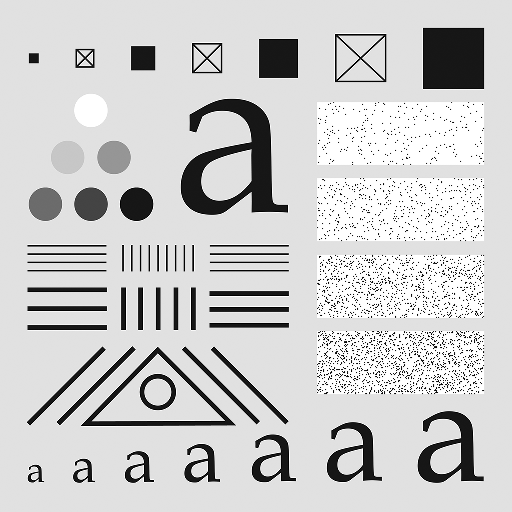
%> input picture images/testpattern512.tif, 512 x 512 px
$ octave 5_wavelet_edge_detection.m   (GNU Octave 9; MATLAB toolbox functions it lacks are replaced by stand-ins)
%> lines starting %> are read from the running program, lines starting %| are printed output that depends on the picture
pkg load image;


function [pyr, pind] = buildWaveletLift(img, levels)
    % Pyramid inicialization and indexing
    pyr = cell(levels, 1);
    pind = [];

    current_img = img;

    for level = 1:levels
        % Split rows to even and odd indices
        s0_odd = current_img(1:2:end, :);
        s0_even = current_img(2:2:end, :);

        % Details and smoothing
        d1 = s0_odd - s0_even;
        s1 = s0_even + floor(0.5 * d1);

        % Split s1 by columns to even and odd indices
        s11_odd = s1(:, 1:2:end);
        s11_even = s1(:, 2:2:end);

        % Details and smoothing
        d21 = s11_odd - s11_even;
        s21 = s11_even + floor(0.5 * d21);

        % Split d1 by columns to even and odd indices
        s12_odd = d1(:, 1:2:end);
        s12_even = d1(:, 2:2:end);

        % Details and smoothing
        d22 = s12_odd - s12_even;
        s22 = s12_even + floor(0.5 * d22);

        % Put coefficients to cell and sizes to pind
        pyr{3*level-2} = d21;  % Detalji
        pyr{3*level-1} = d22;  % Detalji
        pyr{3*level} = s22;    % Detalji
        pyr{3*level+1} = s21;  % Aproksimacija

        pind = [pind; size(d21); size(d22); size(s22); size(s21)];

        % For the next level
        current_img = s21;
    end

end


function img_reconstructed = reconstructWaveletLift(pyr, pind, levels)
    % Last from pyr
    current_img = reshape(pyr{end}, pind(end,:));

    % Iterate from the back
    for level = levels:-1:1
        % Get sizes using pind
        idx = (level-1)*4 + 1;
        d21_size = pind(idx, :);
        d22_size = pind(idx+1, :);
        s22_size = pind(idx+2, :);
        s21_size = pind(idx+3, :);

        % Take the values needed for calculating the reconstruction
        d21 = reshape(pyr{3*level-2}, d21_size);
        d22 = reshape(pyr{3*level-1}, d22_size);
        s22 = reshape(pyr{3*level}, s22_size);

        % Reconstruct columns from d1
        s12_even = s22 - floor(0.5 * d22);
        s12_odd = d22 + s12_even;
        d1 = zeros(size(s12_even, 1), 2*size(s12_even, 2));
        d1(:, 1:2:end) = s12_odd;
        d1(:, 2:2:end) = s12_even;

        % Reconstruct columns from s1
        s11_even = current_img - floor(0.5 * d21);
        s11_odd = d21 + s11_even;
        s1 = zeros(size(s11_even, 1), 2*size(s11_even, 2));
        s1(:, 1:2:end) = s11_odd;
        s1(:, 2:2:end) = s11_even;

        % Reconstruct rows
        s0_even = s1 - floor(0.5 * d1);
        s0_odd = d1 + s0_even;

        % Combine odd and even
        current_img = zeros(2*size(s0_even, 1), size(s0_even, 2));
        current_img(1:2:end, :) = s0_odd;
        current_img(2:2:end, :) = s0_even;
    end


    img_reconstructed = current_img;
end

image = double(imread('images/testpattern512.tif'));
%> image: size 512x512 double; min 0, max 255, mean 204.4; mean of the top-left, top-right, bottom-left and bottom-right quarters 201.6, 208.3, 198.3, 209.4

levels = 1;

[pyr, pind] = buildWaveletLift(image, levels);
%> the loop in buildWaveletLift, `for level = 1:levels` made 1 pass
%> pass 1, in buildWaveletLift, `d1 = s0_odd - s0_even;`:
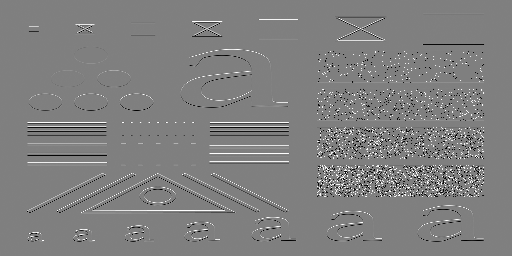
%> d1: size 256x512 double; min -255, max 255, mean 0.6; drawn with min black and max white
%> pass 1, in buildWaveletLift, `s1 = s0_even + floor(0.5 * d1);`:
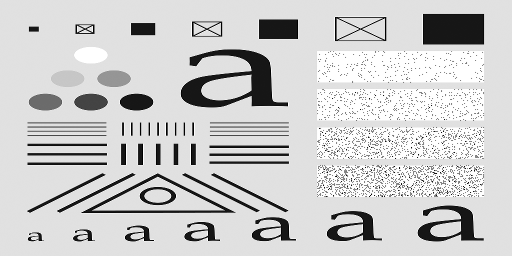
%> s1: size 256x512 double; min 0, max 255, mean 204.2
%> after the loop in buildWaveletLift, `for level = 1:levels`: pyr = 4 items
%> pyr = 4 items; pind = [256 256; 256 256; 256 256; 256 256]

img_reconstructed = reconstructWaveletLift(pyr, pind, levels);
%> in reconstructWaveletLift, `current_img = reshape(pyr{end}, pind(end,:));`:
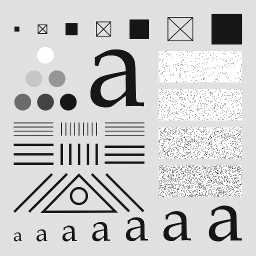
%> current_img: size 256x256 double; min 0, max 255, mean 204
%> the loop in reconstructWaveletLift, `for level = levels:-1:1` made 1 pass
%> s21_size on pass 1: [256 256]
%> pass 1, in reconstructWaveletLift, `s12_even = s22 - floor(0.5 * d22);`:
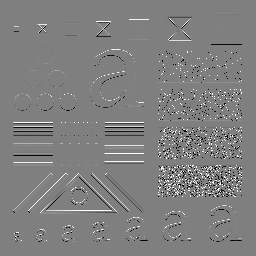
%> s12_even: size 256x256 double; min -255, max 255, mean 0.7; drawn with min black and max white

disp("Difference from original:");
min(min(image - img_reconstructed))
%> ans = 0
max(max(image - img_reconstructed))
%> ans = 0

figure;
imshow(img_reconstructed, []);
title("Reconstructed image");


pyr{end} = zeros(size(pyr{end}));
img_reconstructed = reconstructWaveletLift(pyr, pind, levels);
%> call 2 of reconstructWaveletLift, with pind = [256 256; 256 256; 256 256; 256 256], levels = 1
%> in reconstructWaveletLift (call 2), `current_img = reshape(pyr{end}, pind(end,:));`: current_img: size 256x256 double; every value is 0
%> the loop in reconstructWaveletLift (call 2), `for level = levels:-1:1` made 1 pass
%> pass 1, in reconstructWaveletLift (call 2), `s11_even = current_img - floor(0.5 * d21);`:
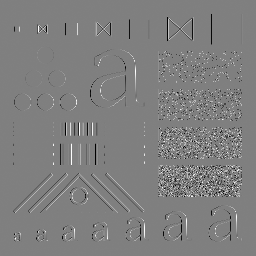
%> s11_even: size 256x256 double; min -127, max 128, mean 0; drawn with min black and max white
%> after the loop in reconstructWaveletLift (call 2), `for level = levels:-1:1`:
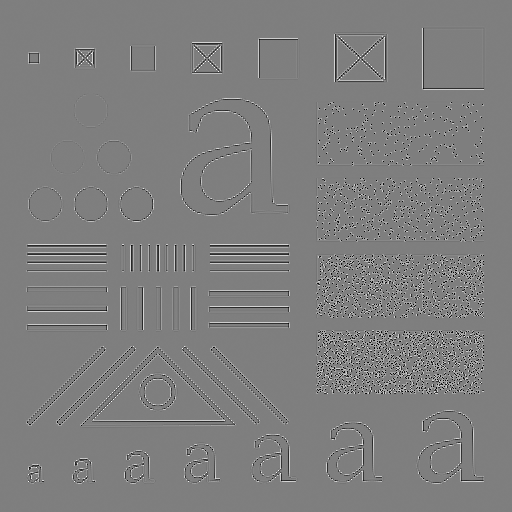
%> current_img: size 512x512 double; min -189, max 192, mean 0.4; drawn with min black and max white
%> after the loop in reconstructWaveletLift (call 2), `for level = levels:-1:1`:
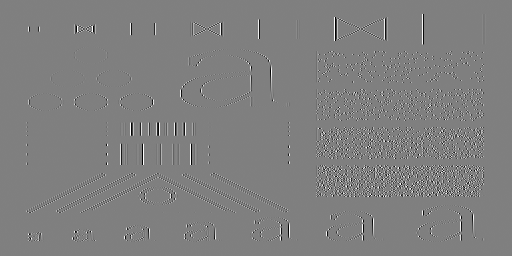
%> s1: size 256x512 double; min -127, max 128, mean 0.2; drawn with min black and max white

figure;
imshow(img_reconstructed, []);
title("Isolated edges");
